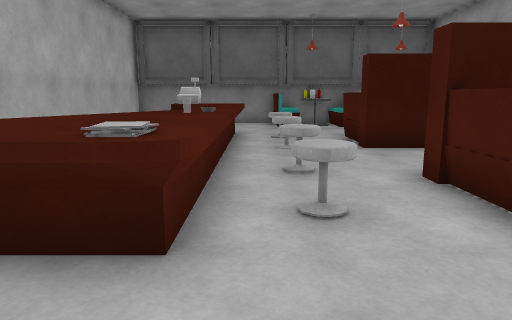
View 1 (above)

16 first-person views from a walk through a scene from a Unity 3-D project. The camera is 1.2 m above the floor, tilts 10° down and sees 70° across. The floor is counted in squares, 1 m on a side. Each view is taken from the middle of a square. On the plan, view 1 faces up. The plan holds only what a view shows up to about 15 squares ahead; the rest is blank. Some animated figures are left out. Surface patterns are stand-ins for the level's own textures.

View 2
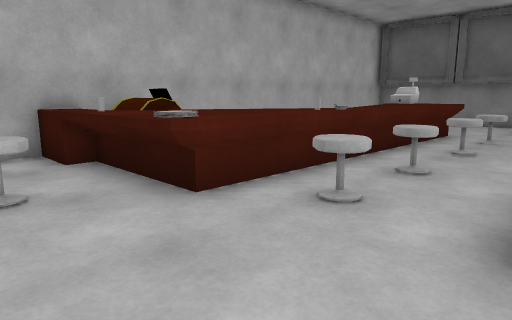

View 3
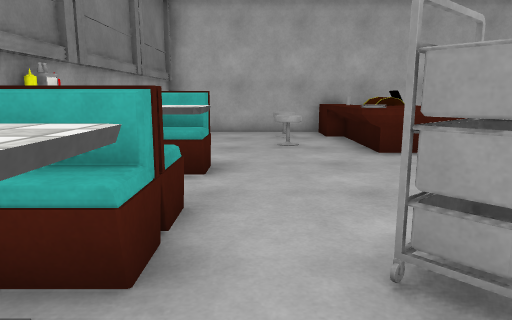

View 4
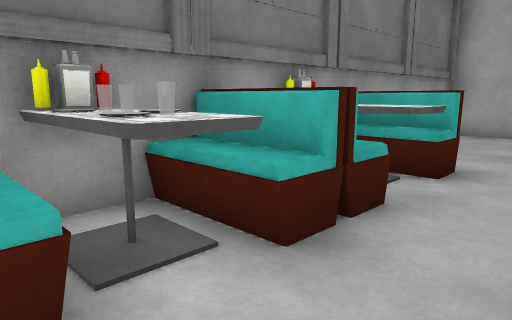

View 5
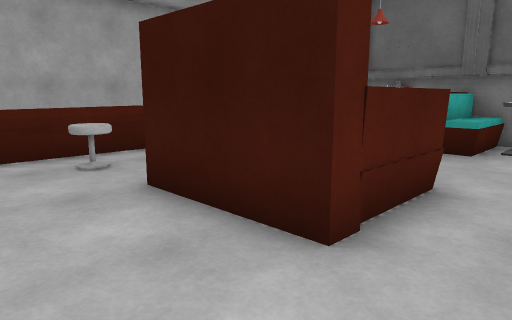

View 6
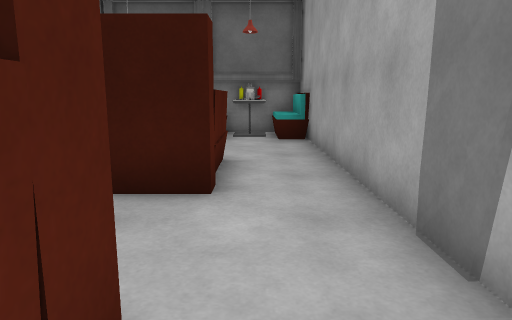

View 7
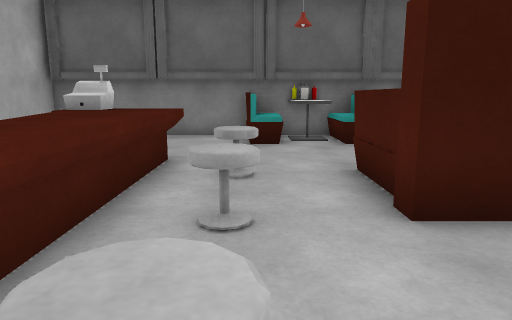

View 8
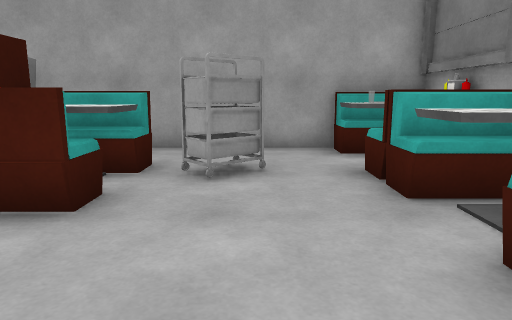

View 9
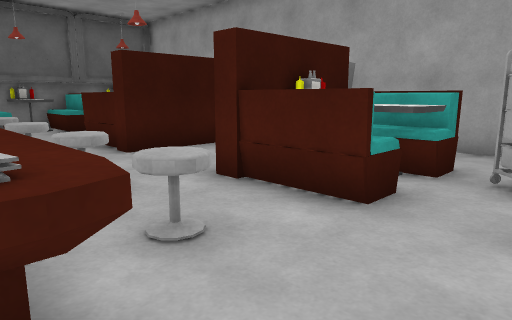

View 10
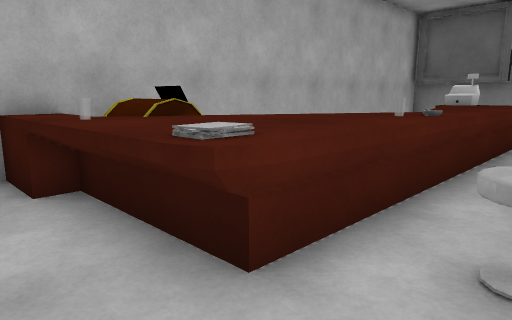

View 11
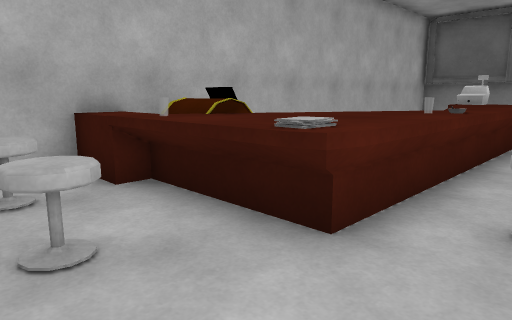

View 12
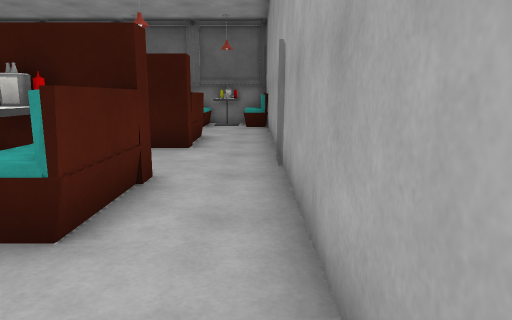

View 13
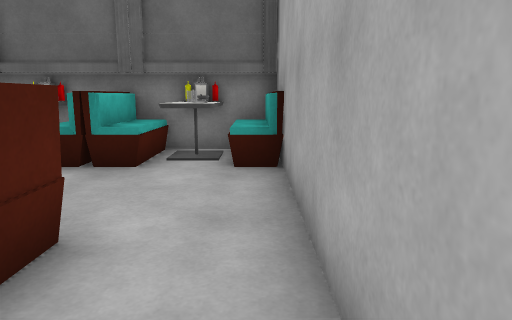

View 14
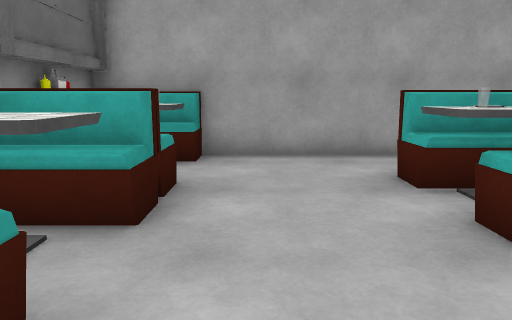

View 15
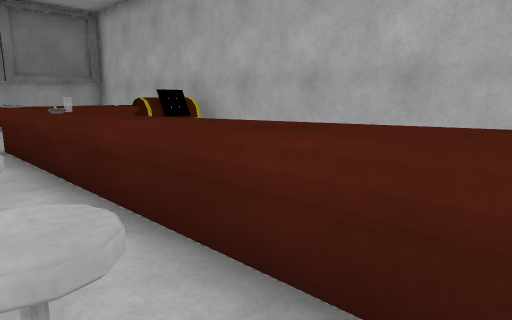

View 16
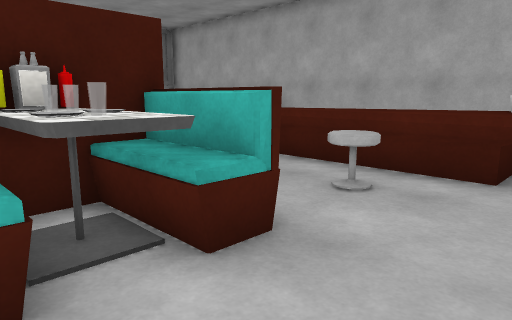

### Floor plan
Key: @ floor where view 1 was taken; # wall or solid block; . floor; = window, fence, low wall or low ledge; ^ raised ledge; B bench; T table; R cash register; S stool; C chest; L block; U bucket; A cart; O other object.
Columns run from 5 left of view 1 to 8 right of it. Each row starts with its distance up from view 1.
 16 #######OO##OB#
 15 #   ..BTBBTOB#
 14 #   ..BTBBTTB#
 13 #   .........#
 12 #  R^........#
 11 #  ^^SS.B B..#
 10 #  ^^.S.B B..#
  9 #  ^^.S.B B..#
  8 #  .^SS......#
  7 #  .^........#
  6 #  ^OSS......=
  5 # .^^...###..#
  4 #CC^^SS.BTB..#
  3 #C ^O...BTB..#
  2 LL^^O....UA..#
  1 #S.S......A..#
  0 #....@.......#
 -1 #.....BTBBTBB#
 -2 #...  BTBBT B#
 -3 #######OO#OO##

Where each view was taken, in squares from view 1:
view 1: 0 up, 0 right, facing up
view 2: 0 up, 3 right, facing up-left
view 3: 0 up, 7 right, facing left
view 4: 1 up, 7 right, facing down-left
view 5: 6 up, 7 right, facing up-left
view 6: 4 up, 6 right, facing up
view 7: 5 up, 1 right, facing up
view 8: 1 up, 1 left, facing right
view 9: 1 up, 1 left, facing up-right
view 10: 1 up, 1 right, facing up-left
view 11: 0 up, 1 right, facing up-left
view 12: 0 up, 7 right, facing up
view 13: 8 up, 7 right, facing up
view 14: 13 up, 0 right, facing right
view 15: 12 up, 1 right, facing down-left
view 16: 13 up, 5 right, facing down-left
